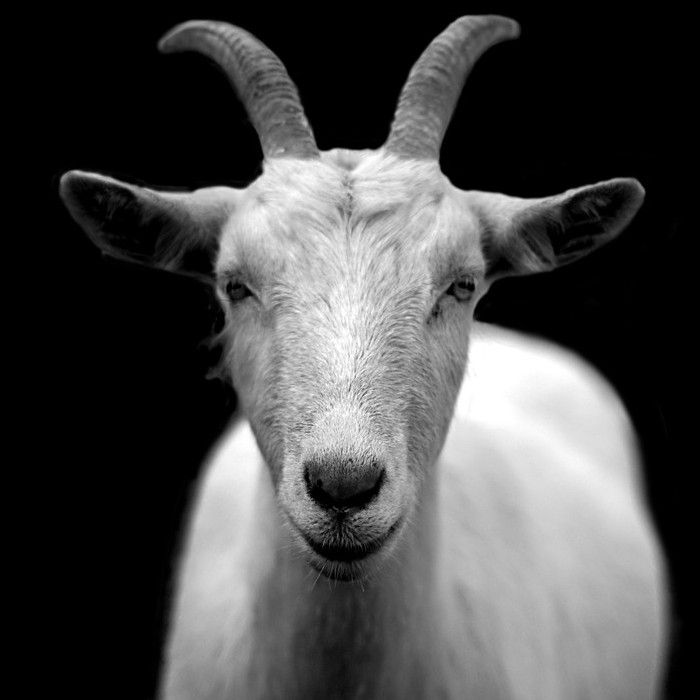
%> input picture nonRegressionTest/hierarchicalMatrix/chevre.jpg, 700 x 700 px
$ octave nrtHmxCompressorTotal.m   (GNU Octave 9; MATLAB toolbox functions it lacks are replaced by stand-ins)
%> lines starting %> are read from the running program, lines starting %| are printed output that depends on the picture
### openHmx/hmxSVD.m
function [A,B,flag] = hmxSVD(M,tol)
%%+========================================================================+
% |                                                                        |
% |         OPENHMX - LIBRARY FOR H-MATRIX COMPRESSION AND ALGEBRA         |
% |           openHmx is part of the GYPSILAB toolbox for Matlab           |
% |                                                                        |
% | COPYRIGHT : Matthieu Aussal (c) 2017-2018.                             |
% | PROPERTY  : Centre de Mathematiques Appliquees, Ecole polytechnique,   |
% | route de Saclay, 91128 Palaiseau, France. All rights reserved.         |
% | LICENCE   : This program is free software, distributed in the hope that|
% | it will be useful, but WITHOUT ANY WARRANTY. Natively, you can use,    |
% | redistribute and/or modify it under the terms of the GNU General Public|
% | License, as published by the Free Software Foundation (version 3 or    |
% | later,  http://www.gnu.org/licenses). For private use, dual licencing  |
% | is available, please contact us to activate a "pay for remove" option. |
% | CONTACT   : matthieu.aussal@polytechnique.edu                          |
% | WEBSITE   : www.cmap.polytechnique.fr/~aussal/gypsilab                 |
% |                                                                        |
% | Please acknowledge the gypsilab toolbox in programs or publications in |
% | which you use it.                                                      |
% |________________________________________________________________________|
% |   '&`   |                                                              |
% |    #    |   FILE       : hmxSVD.m                                      |
% |    #    |   VERSION    : 0.40                                          |
% |   _#_   |   AUTHOR(S)  : Matthieu Aussal                               |
% |  ( # )  |   CREATION   : 14.03.2017                                    |
% |  / 0 \  |   LAST MODIF : 14.03.2018                                    |
% | ( === ) |   SYNOPSIS   : SVD compression for full matrix               |
% |  `---'  |                                                              |
%+========================================================================+

% Empty matrix
if isempty(M)
    A = [];
    B = [];

else
    % Singular value decomposition
    [U,S,V] = svd(M,'econ');
    s       = diag(S);

    % Rank estimation at machine precision
    acc = max(size(M)) * eps(max(s));
    rk  = sum(s > acc);

    % No rank default
    if (rk == length(s))
        A    = [];
        B    = [];
        flag = 0;

    % Rank default
    else
        % Compression rank
        n = sum( s./s(1) >= tol );

        % Precision not reached
        if (n*sum(size(M)) > numel(M))
            A    = [];
            B    = [];
            flag = 0;

        % Compression
        else
            A    = U(:,1:n);
            B    = S(1:n,1:n)*V(:,1:n)';
            flag = 1;
        end
    end
end
end

### openHmx/hmxRSVD.m
function [A,B,flag] = hmxRSVD(varargin)
%+========================================================================+
% |                                                                        |
% |         OPENHMX - LIBRARY FOR H-MATRIX COMPRESSION AND ALGEBRA         |
% |           openHmx is part of the GYPSILAB toolbox for Matlab           |
% |                                                                        |
% | COPYRIGHT : Matthieu Aussal (c) 2017-2018.                             |
% | PROPERTY  : Centre de Mathematiques Appliquees, Ecole polytechnique,   |
% | route de Saclay, 91128 Palaiseau, France. All rights reserved.         |
% | LICENCE   : This program is free software, distributed in the hope that|
% | it will be useful, but WITHOUT ANY WARRANTY. Natively, you can use,    |
% | redistribute and/or modify it under the terms of the GNU General Public|
% | License, as published by the Free Software Foundation (version 3 or    |
% | later,  http://www.gnu.org/licenses). For private use, dual licencing  |
% | is available, please contact us to activate a "pay for remove" option. |
% | CONTACT   : matthieu.aussal@polytechnique.edu                          |
% | WEBSITE   : www.cmap.polytechnique.fr/~aussal/gypsilab                 |
% |                                                                        |
% | Please acknowledge the gypsilab toolbox in programs or publications in |
% | which you use it.                                                      |
% |________________________________________________________________________|
% |   '&`   |                                                              |
% |    #    |   FILE       : hmxRSVD.m                                     |
% |    #    |   VERSION    : 0.40                                          |
% |   _#_   |   AUTHOR(S)  : Matthieu Aussal                               |
% |  ( # )  |   CREATION   : 14.03.2017                                    |
% |  / 0 \  |   LAST MODIF : 14.03.2018                                    |
% | ( === ) |   SYNOPSIS   : RSVD from Halko et al. 'finding structure with|
% |  `---'  |                randomness'. Adapted from Antoine Liutkus.    |
%+========================================================================+

% Input analysis
if (numel(varargin{2}) == 1)
    % Input
    M   = varargin{1};
    tol = varargin{2};
    rk  = varargin{3};

    % Dimensions
    [m,n] = size(M);

    % Matrix vectot product
    MV = @(V) M * V;
    VM = @(V) V * M;

    % Type
    typ = class(M);

else
    % Input
    A   = varargin{1};
    B   = varargin{2};
    tol = varargin{3};

    % Dimensions
    [m,rk] = size(A);
    n      = size(B,2);

    % Type
    typ = class(A);

    % Matrix vectot product
    MV    = @(V) A * (B * V);
    VM    = @(V) (V * A) * B;
end

% Randomized
p  = min(2*rk,n);
X  = randn(n,p,typ);
Y  = MV(X);
W1 = orth(Y);
B  = VM(W1');

% Truncated SVD
[W2,S,V] = svd(B,'econ');
U        = W1*W2;

% Rank with fixed accuracy
if (numel(S) ~= 0)
    I = find(abs(diag(S)/S(1)) >= tol);
else
    I = [];
end

% No values
if isempty(I)
   A    = zeros(m,0);
   B    = zeros(0,n);
   flag = 1;

% Accuracy not reached
elseif (length(I) >= rk)
    A    = [];
    B    = [];
    flag = 0;

% Low-rank representation
else
    A    = U(:,I);
    B    = S(I,I) * V(:,I)';
    flag = 1;
end
end

### openHmx/hmxACA.m
function [A,B,flag] = hmxACA(varargin)
%+========================================================================+
% |                                                                        |
% |         OPENHMX - LIBRARY FOR H-MATRIX COMPRESSION AND ALGEBRA         |
% |           openHmx is part of the GYPSILAB toolbox for Matlab           |
% |                                                                        |
% | COPYRIGHT : Matthieu Aussal (c) 2017-2018.                             |
% | PROPERTY  : Centre de Mathematiques Appliquees, Ecole polytechnique,   |
% | route de Saclay, 91128 Palaiseau, France. All rights reserved.         |
% | LICENCE   : This program is free software, distributed in the hope that|
% | it will be useful, but WITHOUT ANY WARRANTY. Natively, you can use,    |
% | redistribute and/or modify it under the terms of the GNU General Public|
% | License, as published by the Free Software Foundation (version 3 or    |
% | later,  http://www.gnu.org/licenses). For private use, dual licencing  |
% | is available, please contact us to activate a "pay for remove" option. |
% | CONTACT   : matthieu.aussal@polytechnique.edu                          |
% | WEBSITE   : www.cmap.polytechnique.fr/~aussal/gypsilab                 |
% |                                                                        |
% | Please acknowledge the gypsilab toolbox in programs or publications in |
% | which you use it.                                                      |
% |________________________________________________________________________|
% |   '&`   |                                                              |
% |    #    |   FILE       : hmxACA.m                                      |
% |    #    |   VERSION    : 0.50                                          |
% |   _#_   |   AUTHOR(S)  : Matthieu Aussal                               |
% |  ( # )  |   CREATION   : 14.03.2017                                    |
% |  / 0 \  |   LAST MODIF : 25.11.2018                                    |
% | ( === ) |   SYNOPSIS   : Adaptative Cross Approximation, partial       |
% |  `---'  |                & total pivoting                              |
%+========================================================================+

% Total pivoting with full matrix
if (nargin == 2)
    M     = varargin{1};
    tol   = varargin{2};
    rkMax = 1e6;
    row   = @(i) full(M(i,:));
    col   = @(i) full(M(:,i));
    mat   = @(i,j) M(sub2ind(size(M),i,j));

% Total pivoting with full matrix and maximum rank
elseif (nargin == 3)
    M     = varargin{1};
    tol   = varargin{2};
    rkMax = varargin{3};
    row   = @(i) full(M(i,:));
    col   = @(i) full(M(:,i));
    mat   = @(i,j) M(sub2ind(size(M),i,j));

% Partial pivoting with handle function
elseif (nargin == 4)
    X     = varargin{1};
    Y     = varargin{2};
    green = varargin{3};
    tol   = varargin{4};
    rkMax = 1e6;
    row = @(i) green(X(i,:),Y).';
    col = @(i) green(X,Y(i,:));
    mat = @(i,j) green(X(i,:),Y(j,:));

% Partial pivoting with handle function and maximum rank
elseif (nargin == 5)
    X     = varargin{1};
    Y     = varargin{2};
    green = varargin{3};
    tol   = varargin{4};
    rkMax = varargin{5};
    row = @(i) green(X(i,:),Y).';
    col = @(i) green(X,Y(i,:));
    mat = @(i,j) green(X(i,:),Y(j,:));

else
    error('hmxACA : unavailable case')
end

% Dimensions
if exist('M','var')
    [Nx,Ny] = size(M);
else
    Nx = size(X,1);
    Ny = size(Y,1);
end

% Initialize indices for row and columns pivot (dicreasing)
Ir = (1:Nx)';
Ic = (1:Ny)';

% Initialize reference indices and values (fixed)
[Ix,Iy,ref,flag] = hmxReference(Nx,Ny,mat,rkMax);
if flag
    nrm = norm(ref,2);
else
    A    = [];
    B    = [];
    flag = 0;
    return
end

% First row (row index of maximum reference value)
[~,i]  = max(abs(ref));
B      = row(i).';

% First pivot (maximum of the first row)
[~,j] = max(abs(B));
delta = B(j);
if (abs(delta) < 1e-12)
    delta = 1e-12;
end

% First column
A = col(j)./delta;

% Update row indices
Ir = [Ir(1:i-1);Ir(i+1:end)];
Ic = [Ic(1:j-1);Ic(j+1:end)];

% Frobenius norm for the initial tensor product
An2   = (A'*A);
Bn2   = (B'*B);
Rn2   = An2 * Bn2;

% Update references values
ref = ref - A(Ix).*B(Iy);

% Iterative construction using frobenius and infinite error on reference
n = 1;
while (sqrt(An2)*sqrt(Bn2) > tol*sqrt(Rn2)) || (norm(ref,2) > tol*nrm)
    % Row index (maximum of column or reference)
    [a,i] = max(abs(A(Ir,n)));
    [b,k] = max(abs(ref(Ir)));
    if (b>a*delta)
        i = k;
    end

    % New row
    new = row(Ir(i)).' - B*A(Ir(i),1:n).';

    % New pivot
    [~,j] = max(abs(new(Ic)));
    delta = new(Ic(j));
    if (abs(delta) < 1e-12)
        delta = 1e-12;
    end

    % Update row
    B(:,n+1) = new;

    % New column
    A(:,n+1) = (col(Ic(j)) - A*B(Ic(j),1:n).') ./ delta;

    % Update row and column indices
    Ir = [Ir(1:i-1);Ir(i+1:end)];
    Ic = [Ic(1:j-1);Ic(j+1:end)];

    % Incrementation
    n = n + 1;

    % Relative Frobenius error by block
    An2 = A(:,n)'*A(:,n);
    Bn2 = B(:,n)'*B(:,n);
    u   = B(:,n)'*B(:,1:n-1);
    v   = A(:,n)'*A(:,1:n-1);
    AB  = v*u.';
    Rn2 = Rn2 + 2*real(AB) + An2*Bn2;

    % Update reference
    ref = ref - A(Ix,n).*B(Iy,n);

    % Compression failed
    if (n*(Nx+Ny) > Nx*Ny) || (n>=rkMax)
        A    = [];
        B    = [];
        flag = 0;
        return
    end
% [5 lines of commented-out code are left out]
end

% B transposition lead to  A * B
B    = B.';
flag = 1;
end

### addpathGypsilab.m
function addpathGypsilab()
addpath('miscellaneous')
addpath('openDom')
addpath('openFem')
addpath('openFfm')
addpath('openHmx')
addpath('openMmg')
addpath('openMsh')
addpath('openRay')
end

### nonRegressionTest/hierarchicalMatrix/nrtHmxCompressorTotal.m
%+========================================================================+
% |                                                                        |
% |            This script uses the GYPSILAB toolbox for Matlab            |
% |                                                                        |
% | COPYRIGHT : Matthieu Aussal (c) 2017-2018.                             |
% | PROPERTY  : Centre de Mathematiques Appliquees, Ecole polytechnique,   |
% | route de Saclay, 91128 Palaiseau, France. All rights reserved.         |
% | LICENCE   : This program is free software, distributed in the hope that|
% | it will be useful, but WITHOUT ANY WARRANTY. Natively, you can use,    |
% | redistribute and/or modify it under the terms of the GNU General Public|
% | License, as published by the Free Software Foundation (version 3 or    |
% | later,  http://www.gnu.org/licenses). For private use, dual licencing  |
% | is available, please contact us to activate a "pay for remove" option. |
% | CONTACT   : matthieu.aussal@polytechnique.edu                          |
% | WEBSITE   : www.cmap.polytechnique.fr/~aussal/gypsilab                 |
% |                                                                        |
% | Please acknowledge the gypsilab toolbox in programs or publications in |
% | which you use it.                                                      |
% |________________________________________________________________________|
% |   '&`   |                                                              |
% |    #    |   FILE       : nrtHmxCompressorTotal.m                       |
% |    #    |   VERSION    : 0.50                                          |
% |   _#_   |   AUTHOR(S)  : Matthieu Aussal                               |
% |  ( # )  |   CREATION   : 14.03.2017                                    |
% |  / 0 \  |   LAST MODIF : 25.11.2018                                    |
% | ( === ) |   SYNOPSIS   : Compare compressor with total pivoting        |
% |  `---'  |                                                              |
%+========================================================================+

clear all
close all
clc

% Gypsilab path
run('../../addpathGypsilab.m')

% Precision
tol = 1e-2

% Read
M   = imread('chevre.jpg');
%> M is the input picture: size 700x700x3 uint8; min 0, max 255, mean 74.2
M   = double(M(:,:,1));
%> M: size 700x700 double
Msp = sparse(M);

% Graphical representation
figure
imagesc(M)
axis equal off
colormap gray

figure
spy(Msp)


%%% FULL COMPRESSION
% Compression SVD
disp('------> FULL SVD')
tic
[A,B] = hmxSVD(M,tol);
%> in hmxSVD, `s       = diag(S);`: s = 700 values, max 69567.4 at index 1, min 0 at index 679, mean 359.3
%> in hmxSVD, `acc = max(size(M)) * eps(max(s));`: acc = 1.02e-08
%> in hmxSVD, `rk  = sum(s > acc);`: rk = 639
%> in hmxSVD, `n = sum( s./s(1) >= tol );`: n = 42
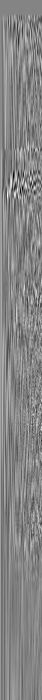
%> A: size 700x42 double; min -0.229, max 0.211, mean 0.00117; drawn with min black and max white
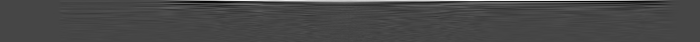
%> B: size 42x700 double; min -1544.7, max 4047.1, mean 47.5; drawn with min black and max white
toc
size(A)
%> ans = [700 42]
norm(M-A*B,'fro')/norm(M,'fro')
%> ans = 0.0493

% Compression RSVD
disp('------> FULL RSVD')
tic
rk = rank(M)
%> rk = 639
toc
tic
[A,B] = hmxRSVD(M,tol,rk);
%> in hmxRSVD, `tol = varargin{2};`: tol = 0.01
%> in hmxRSVD, `p  = min(2*rk,n);`: p = 700
%> in hmxRSVD, `X  = randn(n,p,typ);`:
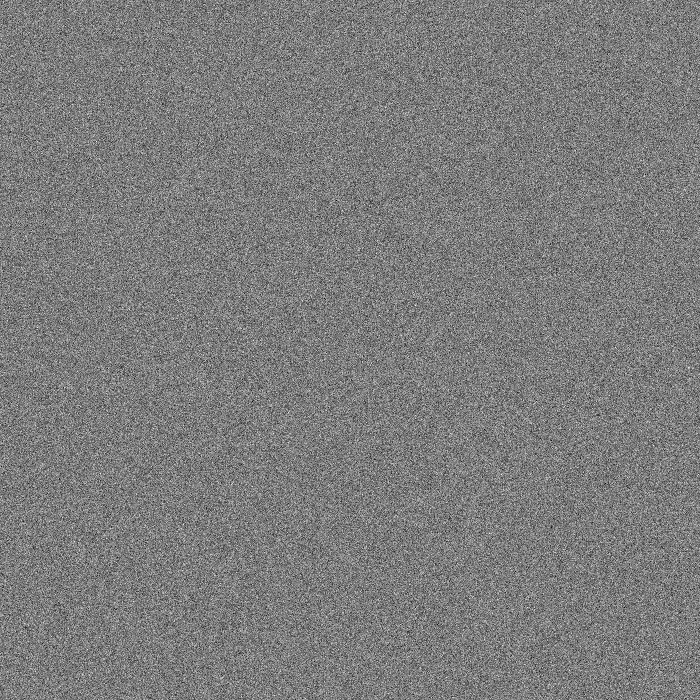
%> X: size 700x700 double; min -4.36, max 4.55, mean -0.00157; drawn with min black and max white
%> in hmxRSVD, `Y  = MV(X);`:
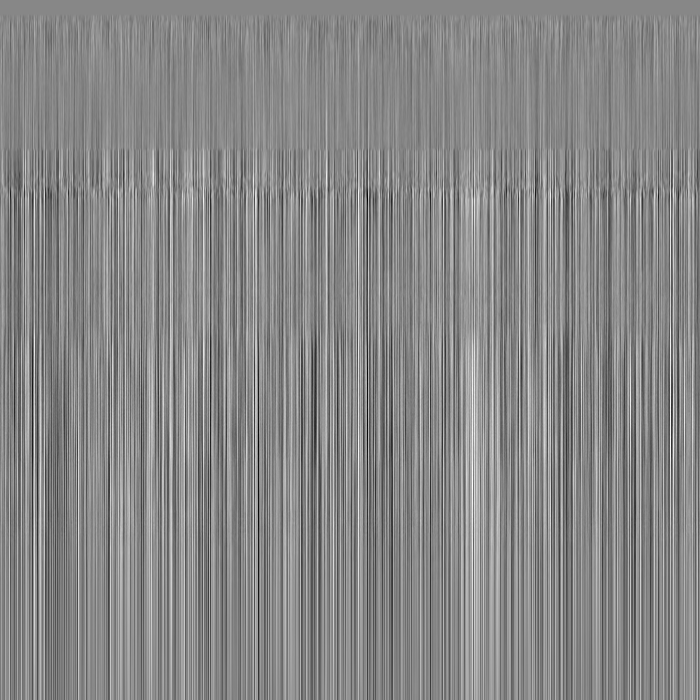
%> Y: size 700x700 double; min -14582.5, max 12860.5, mean -43; drawn with min black and max white
%> in hmxRSVD, `I = find(abs(diag(S)/S(1)) >= tol);`: I = 42 values from 1 to 42
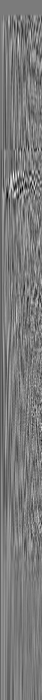
%> A: size 700x42 double; min -0.215, max 0.229, mean -0.00128; drawn with min black and max white
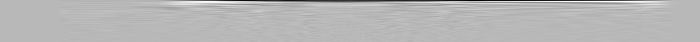
%> B: size 42x700 double; min -4047.1, max 1544.7, mean -46.8; drawn with min black and max white
toc
size(A)
%> ans = [700 42]
norm(M-A*B,'fro')/norm(M,'fro')
%> ans = 0.0493

% Compression ACA
disp('------> FULL ACA')
tic
[A,B] = hmxACA(M,tol);
%> the run ends on the next line
